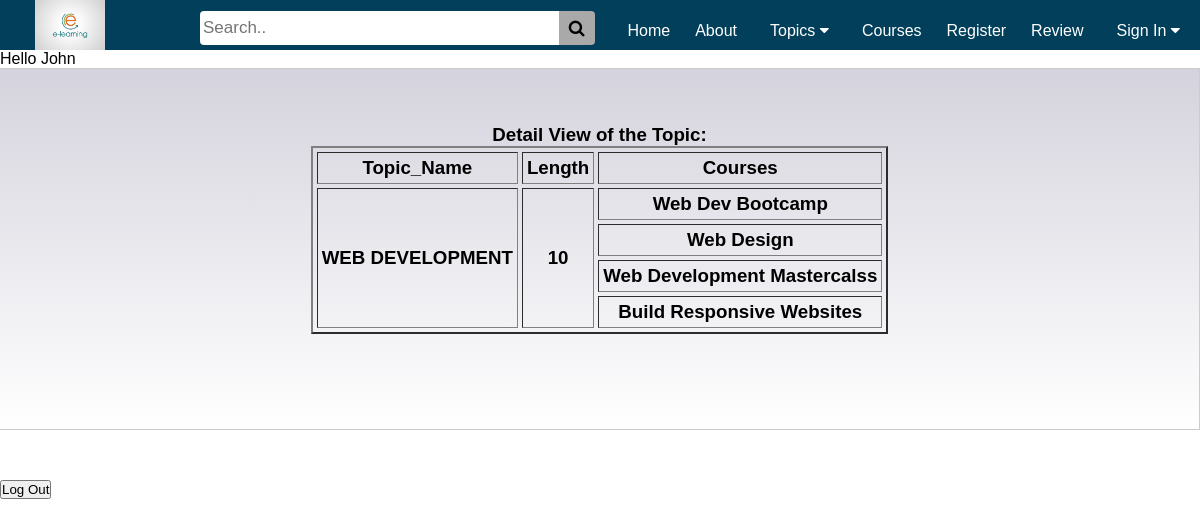
/myapp/1/ (signed in), run on the app's committed database.
### myapp/models.py (models this page shows, shortened)
class Topic(models.Model):
    name = models.CharField(max_length=200)
    length = models.IntegerField(blank=True, default=12, null=True)

class Course(models.Model):
    title = models.CharField(max_length=200)
    topic = models.ForeignKey(Topic, related_name='courses', on_delete=models.CASCADE)
    price = models.DecimalField(max_digits=10, decimal_places=2, validators=[MinValueValidator(50), MaxValueValidator(500)])
    for_everyone = models.BooleanField(default=True)
    description = models.TextField(blank=True)
    address = models.CharField(max_length=300, blank=True)
    num_reviews = models.PositiveIntegerField(default=0)
    def __str__(self):
        return self.title

### myapp/views.py (the view)
# urls.py: path(r'<int:topic_id>/',DetailView.as_view(), name='detail'),
class DetailView(View):
    template_name= 'myapp/detail.html'
    def get(self, request, topic_id):
        top_list = Topic.objects.all().order_by('id')[:10]
        topic_list = get_object_or_404(Topic, id=topic_id)
        course_list = Course.objects.filter(topic=topic_id)
        course_length = course_list.__len__()
        return render(request, 'myapp/detail.html', {'course_list': course_list,
                                                     'topic_list': topic_list, 'top_list': top_list,
                                                     'course_length': course_length})

### myapp/templates/myapp/detail.html (shortened to what this page needs)
{% extends 'myapp/base.html' %}
{% load static %}
{% block body_block %}
    <div class="tab_content">
<h3 align="center">Detail View of the Topic:
<table cellspacing="4", cellpadding="6", border="2px">
    <th>Topic_Name</th>
    <th>Length</th>
    <th>Courses</th>
    <tr><td align="center" rowspan="{{ course_length }}">{{ topic_list.name.upper}}</td>
        <td align="center" rowspan="{{ course_length }}">{{ topic_list.length }}</td>
    {% for course  in course_list %}
                <td align="center"> {{course}} </td></tr>
            {% endfor %}
</table>
</h3>
    </div>
{% endblock %}

### myapp/templates/myapp/base.html (shortened to what this page needs)
<!DOCTYPE html>
{% load static %}
<html>
    <head>
        <link rel="stylesheet" type="text/css" href="{% static 'myapp/style1.css' %}">
<link rel="stylesheet" href="https://cdnjs.cloudflare.com/ajax/libs/font-awesome/4.7.0/css/font-awesome.min.css">
    </head>
    <body>
        <div>
            {% block myhdg %}
<div class="wrapper">
    <nav class="navbar">
          <img class="header_logo" src="{% static 'myapp/image/logo.jpg' %}" onclick="window.open({% url 'myapp:index'%})" class="img" alt="logo"/>
            <div class="header_search">
                <form action="">
                  <input type="text" placeholder="Search.." name="search">
                  <button type="submit"><i class="fa fa-search"></i></button>
                </form>
             </div>
            <li><a href="{% url 'myapp:index' %}">Home</a></li>
            <li><a href="{% url 'myapp:about' %}">About</a></li>
            <li class="dropdown">
                <button class="dropbtn">Topics
                      <i class="fa fa-caret-down"></i>
                </button>
            </li>
            <li><a href="{% url 'myapp:findcourses' %}">Courses</a></li>
            <li><a href="{% url 'myapp:place_order' %}">Register</a></li>
            <li><a href="{% url 'myapp:review' %}">Review</a></li>
            <li class="dropdown">
                <button style="cursor: pointer" class="dropbtn" onclick="location.href='{% url 'myapp:login' %}'">Sign In
                      <i class="fa fa-caret-down"></i>
                </button>
            </li>
    </nav>
    {% endblock %}
        {% if user.is_authenticated %}
            Hello {{ user.first_name }}
        {% else %}
            Hello User
        {% endif %}
             {% block body_block %}
             {% endblock %}
</div>
        <div>
    <footer>
    {% if user.is_authenticated %}
         <table class="table">
         <tr>
                                <td><input type="hidden" name="next" value=""></td>
                                 <button style="cursor: pointer" class="btn btn-outline-secondary" onclick="location.href='{% url 'myapp:logout' %}'">Log Out</button></td>
                            </tr>
          </table>
    {% endif %}
    </footer>
         </div>
        </div>
    </body>
</html>

### myapp/static/myapp/style1.css (style rules this page uses)
* { margin: 0px; padding: 0px; box-sizing: border-box; }
body { font-family: "Poppins", sans-serif; min-height: 100vh; align-items: center; background-color: #FFFFFF; }
.tab_content { background-color: white; padding: 0px 12px; border: 1px solid #ccc; width: 100%; border-left: none; height: 362px; display: flex; flex-direction: column; justify-content: space-around; align-items: center; background: #FFEFBA; background: -webkit-linear-gradient(to bottom, #d4d3dd, #FFFFFF); background: linear-gradient(to bottom, #d4d3dd, #FFFFFF); }
.tab_content table { margin-bottom: 7%; }
td,th { padding: 4px; }
nav { display: flex; align-items: center; justify-content: space-evenly; background-color: #013f5a; position: sticky; top: 0; z-index: 100; }
nav li { display: flex; flex-direction: column; margin-right: 4px; margin-left: 5px; margin-top: 11px; }
nav li a { font-size: 16px; text-decoration: none; color: #fff; padding: 10px 8px; }
.wrapper { min-height: 30rem; }
nav .header_logo { width: 100px; object-fit: contain; margin-left: 20px; margin-right: 20px; height: 50px; }
nav .header_search { display: flex; flex:1; margin-right: 10px; margin-left: 50px; width: 35%; }
nav .header_search input[type=text] { margin-left: 10px; margin-top: 11px; margin-bottom: 5px; font-size: 17px; height: 34px; width:100%; padding: 9px 10px 10px 3px; border: none; border-top-left-radius: 4px; border-bottom-left-radius: 4px; }
nav .header_search button { display: flex; margin-top: 11px; margin-right: 10px; background-color: darkgrey; font-size: 17px; border: none; cursor: pointer; border-top-right-radius: 4px; border-bottom-right-radius: 4px; padding: 8px 10px 10px 10px; height: 34px !important; }
.dropdown { float: left; overflow: hidden; }
.dropdown .dropbtn { font-size: 16px; border: none; outline: none; color: white; padding: 9px 16px; background-color: inherit; font-family: inherit; margin: 0; }
.header_search form { display: contents; }

### data on the page
Topic: name "WEB DEVELOPMENT", length "10"
Course: title "Web Dev Bootcamp"
Course: title "Web Design"
Course: title "Web Development Mastercalss"
Course: title "Build Responsive Websites"

### other printed values
{{ user.first_name }} "John"
